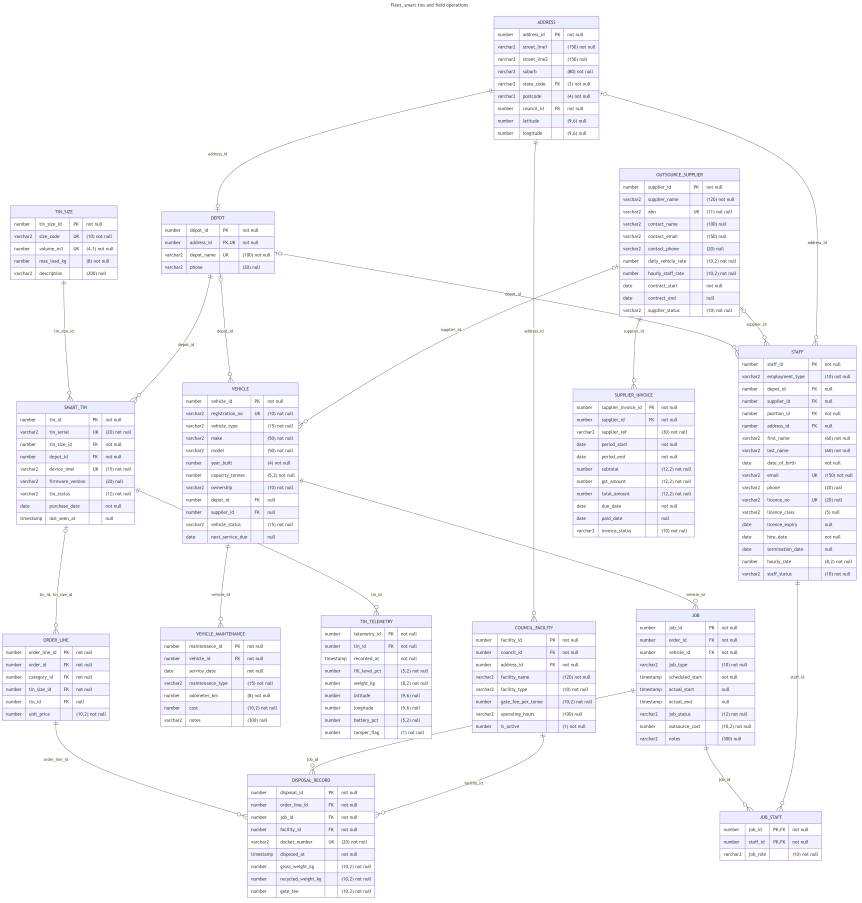
#> input picture docs/erd_fleet.png, 5168 x 5416 px (shown at 1/6 size)
$ python -i build_report.py   (imports and definitions only)
#> lines starting #> are read from the running program, lines starting #| are printed output that depends on the picture; after the words box and inside, x2 and y2 are one past the last pixel; in counts of white or black regions, pixels touching at a corner belong together
import copy
import re
import subprocess
from pathlib import Path

from docx import Document
from docx.enum.section import WD_ORIENT
from docx.enum.text import WD_ALIGN_PARAGRAPH, WD_BREAK
from docx.oxml import OxmlElement
from docx.oxml.ns import qn
from docx.shared import Inches, Pt, RGBColor
from PIL import Image

DOCS = Path(__file__).resolve().parent
ROOT = DOCS.parent
# [1 line that did not run here, left out]
REPORT = DOCS / "report.md"
OUT_DOCX = ROOT / "GWM_Database_Report.docx"

A4_W, A4_H = 8.27, 11.69
MARGIN_PORTRAIT = 1.0
MARGIN_LANDSCAPE = 0.8
PORTRAIT_WIDTH = A4_W - 2 * MARGIN_PORTRAIT
LANDSCAPE_WIDTH = A4_H - 2 * MARGIN_LANDSCAPE
LANDSCAPE_HEIGHT = A4_W - 2 * MARGIN_LANDSCAPE - 0.7

LANDSCAPE_BLOCKS = [
    ("Entity Relationship Diagram", "Normalisation Log"),
    ("SQL Queries and Output Views", "Security and Privacy Policy"),
]

COVER = [
    ("Global Waste Management", 28, True),
    ("Smart Waste Management System", 18, False),
    ("Database Design, Implementation and Business Intelligence (Oracle)", 13, False),
    ("", 12, False),
    ("Subject Name: [Subject Name]", 13, False),
    ("Subject Code: [Subject Code]", 13, False),
    ("Student Name: [Student Name]", 13, False),
    ("Student ID: [Student ID]", 13, False),
]


# [7 lines left out: function section6_queries, not called in this run]


def view_sql(view):
    m = re.search(rf"CREATE OR REPLACE VIEW {view} AS\n(.*?;)\n", SQL, re.S | re.I)
    return f"CREATE OR REPLACE VIEW {view} AS\n{m.group(1)}"


# [9 lines left out: function dashboards_md, not called in this run]


def replace_block(text, tag, content):
    pat = re.compile(rf"<!-- BEGIN {tag} -->.*?<!-- END {tag} -->", re.S)
    return pat.sub(lambda m: f"<!-- BEGIN {tag} -->\n{content}\n<!-- END {tag} -->", text)


# [7 lines left out: function image_width, not called in this run]


FIGURE_WIDTHS = []


# [8 lines left out: function resize_figures, not called in this run]


def trim_whitespace(path, pad=30):
#> called with path = 'erd_fleet.png', pad = 30
    with Image.open(path) as im:
#> im is the input picture: PIL image 5168x5416 RGB; mean R, G, B 249.1, 248.6, 252
        rgb = im.convert("RGB")
    grey = rgb.convert("L").point(lambda v: 255 if v < 245 else 0)
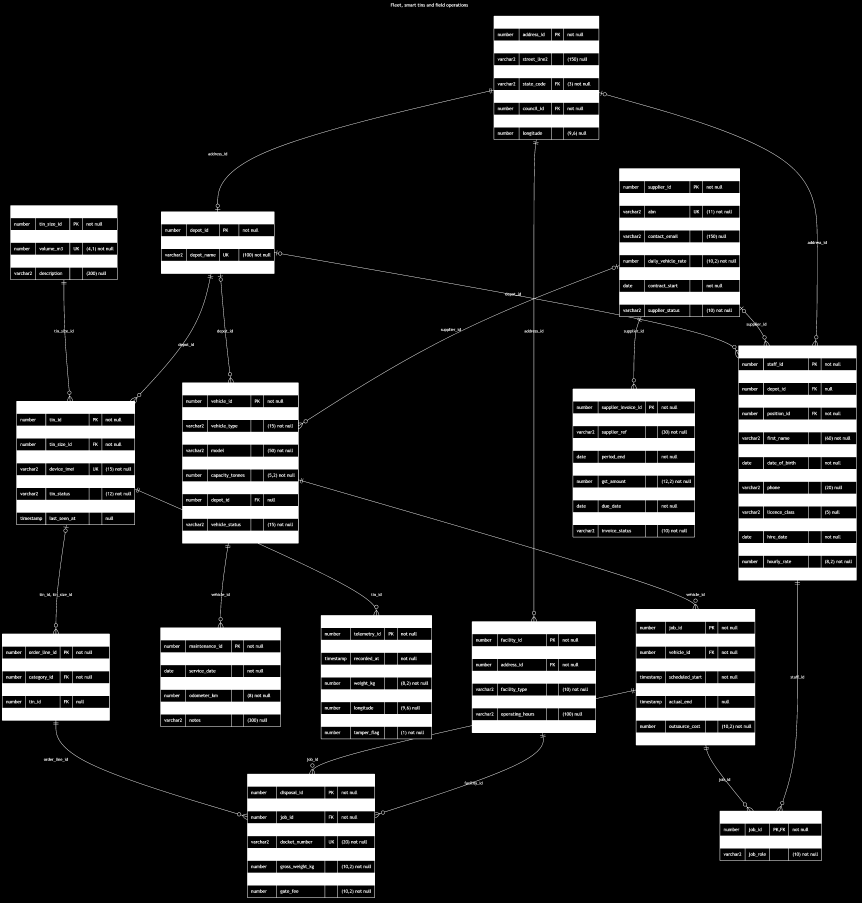
#> grey: PIL image 5168x5416 L (shown at 1/6 size); 16.1% white; 2145 white regions (121 under 20 px), largest, box (x1, y1, x2, y2) and area: (12, 95, 5140, 5387) 4287092, (543, 1630, 571, 1650) 321, (1509, 4311, 1537, 4331) 321
    box = grey.getbbox()
#> box = (12, 19, 5140, 5387)
    if not box:
        return
    l, t, r, b = box
#> l = 12; t = 19; r = 5140; b = 5387
    box = (max(l - pad, 0), max(t - pad, 0), min(r + pad, rgb.width), min(b + pad, rgb.height))
#> box = (0, 0, 5168, 5416)
    if box != (0, 0, rgb.width, rgb.height):
        rgb.crop(box).save(path)


# [267 lines left out: functions pandoc_input, set_cell_shading, style_tables, sect_pr, insert_section_break_before, add_page_number_footer and 6 more, not called in this run]


# [2 lines not run here, left out]

>>> result = trim_whitespace('erd_fleet.png')

$ run again, on docs/erd_people.png
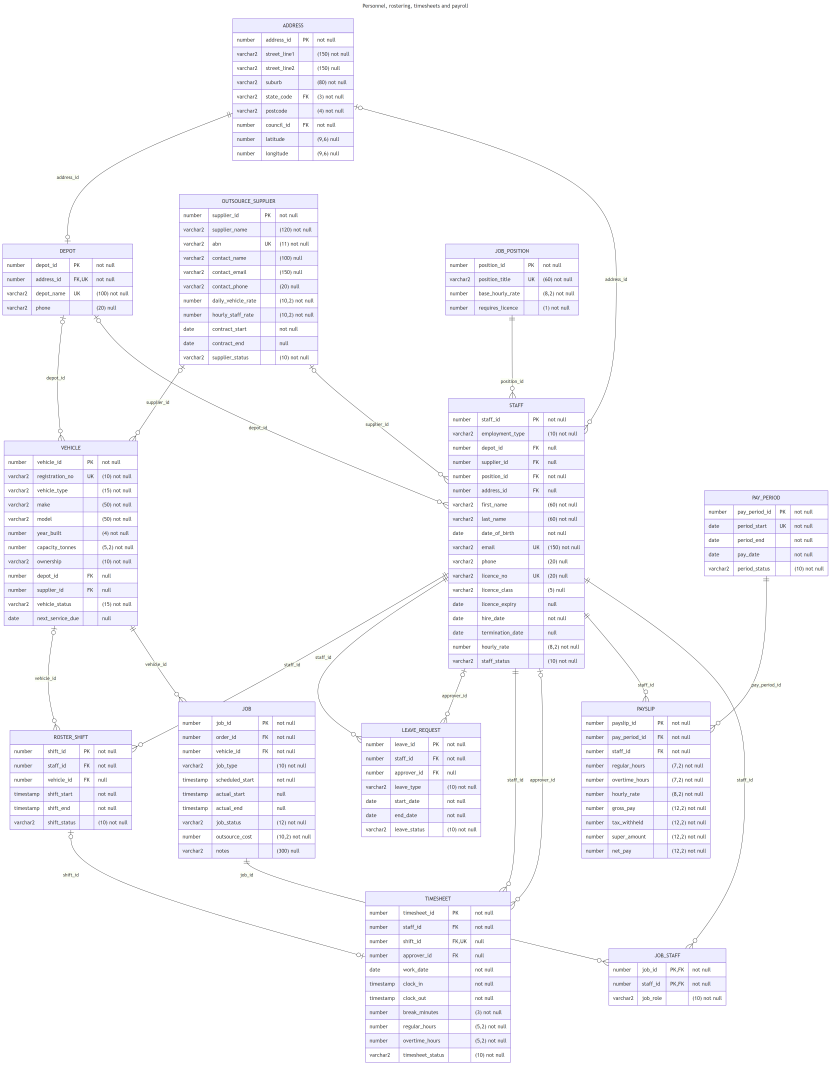
#> input picture docs/erd_people.png, 5000 x 6405 px (shown at 1/6 size)
#> in trim_whitespace, im is the input picture: PIL image 5000x6405 RGB; mean R, G, B 249.2, 248.8, 252.1
#> in trim_whitespace, `grey = rgb.convert("L").point(lambda v: 255 if v < 245 else 0)`:
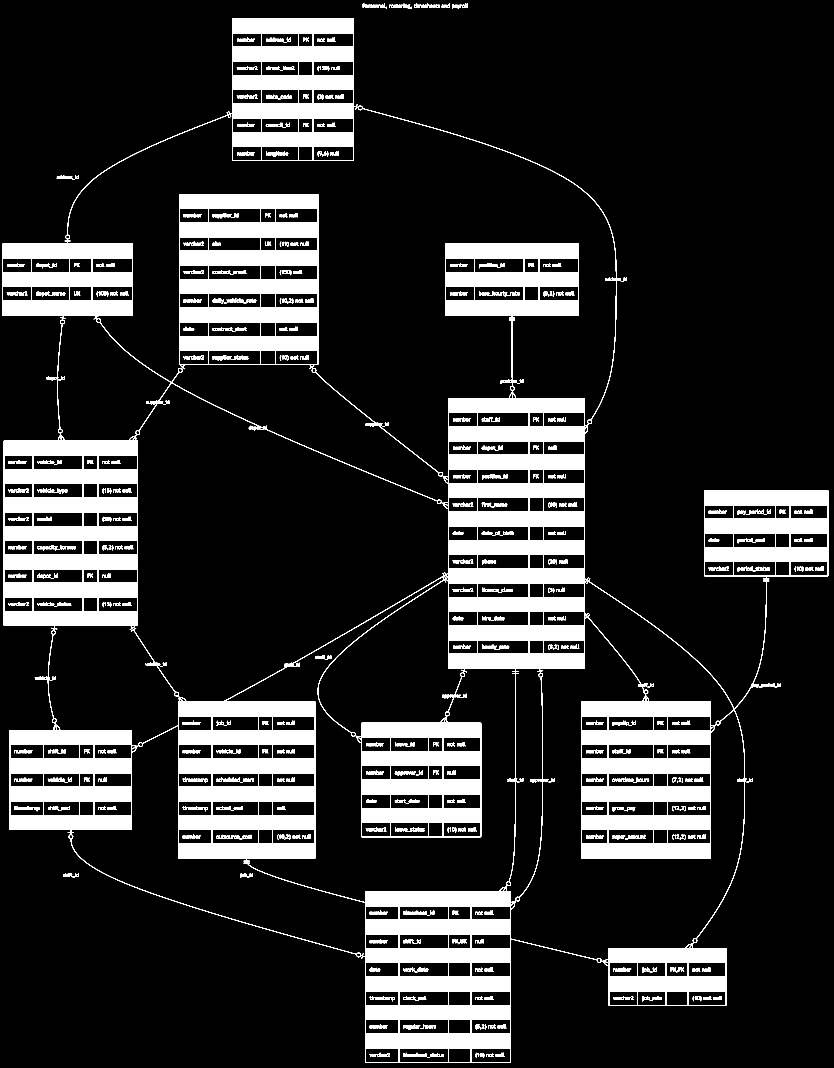
#> grey: PIL image 5000x6405 L (shown at 1/6 size); 15.6% white; 1817 white regions (91 under 20 px), largest, box (x1, y1, x2, y2) and area: (14, 110, 4970, 6375) 4758018, (2177, 23, 2208, 46) 348, (4569, 4104, 4598, 4125) 290
#> in trim_whitespace, `box = grey.getbbox()`: box = (14, 22, 4970, 6375)
#> l = 14; t = 22; r = 4970; b = 6375
#> in trim_whitespace, `box = (max(l - pad, 0), max(t - pad, 0), min(r + pad, rgb.width), min(..`: box = (0, 0, 5000, 6405)
